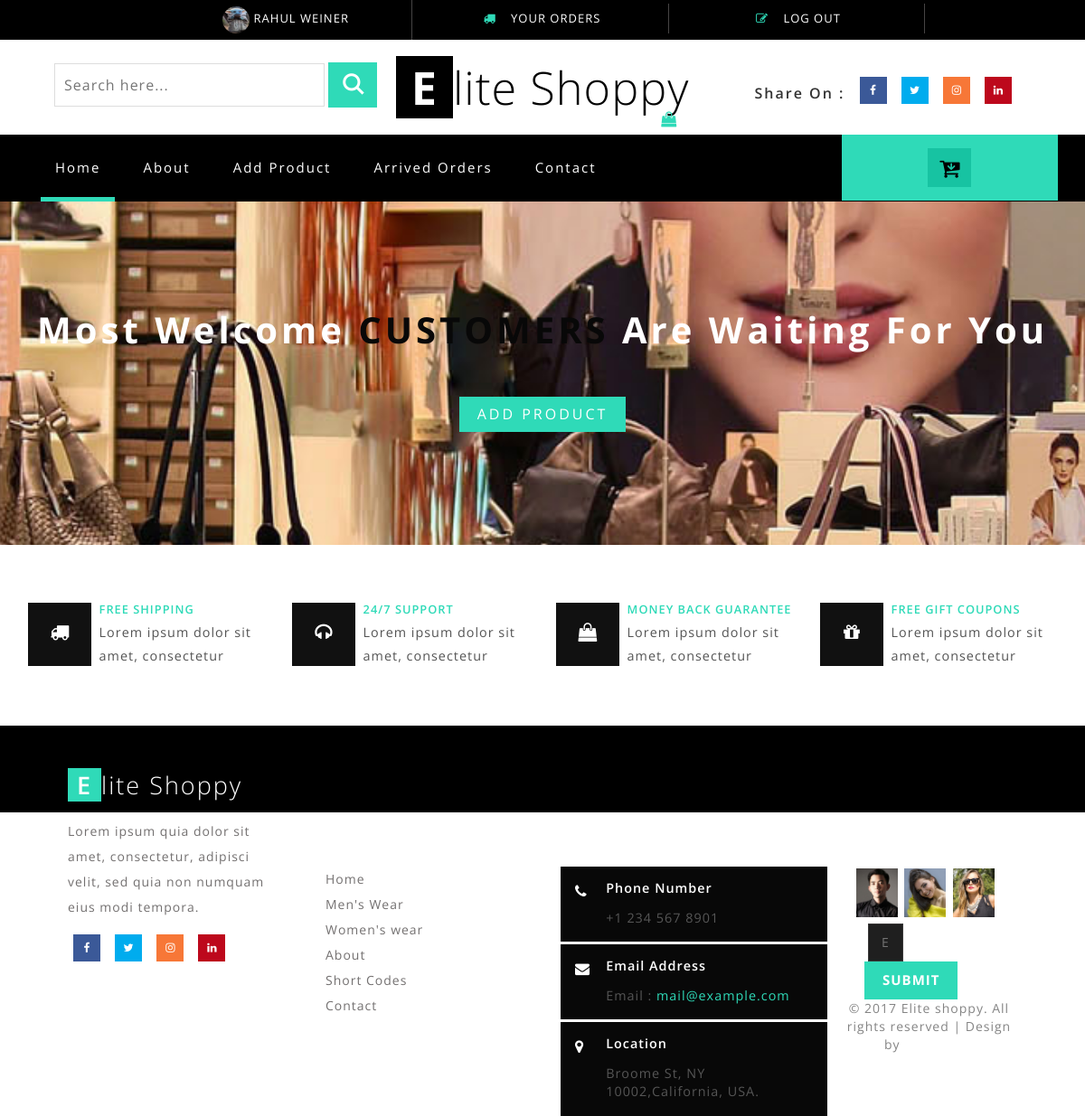
Page /seller/index/ (signed in) on the committed database.
### seller/models.py (models this page shows, shortened)
class Seller(models.Model):
    first_name = models.CharField(max_length = 20)
    last_name = models.CharField(max_length = 20)
    address = models.TextField(max_length = 200)
    email = models.EmailField(unique=True)
    mobile = models.CharField(max_length = 15)
    password = models.CharField(max_length = 50)
    pic = models.FileField(upload_to= "seller_profile", default="avtar.webp")
    dob = models.DateField(null= True ,blank=True)
    gender = models.CharField(max_length = 10)

### seller/views.py (the view)
# urls.py: path("index/",views.seller_index,name="seller_index"),
def seller_index(request):
    try:
        seller_obj = Seller.objects.get(email=request.session["email"])
        return render(request, "seller_index.html",{"seller_obj": seller_obj })
    except:
        return render(request,"seller_index.html")

### seller/templates/seller_index.html (shortened to what this page needs)
{% load static %}
<!DOCTYPE html>
<html>
<head>
<link href="{% static 'css/bootstrap.css' %}" rel="stylesheet" type="text/css" media="all" />
<link href="{% static 'css/style.css' %}" rel="stylesheet" type="text/css" media="all" />
<link href="{% static 'css/font-awesome.css' %}" rel="stylesheet">
<link href="{% static 'css/easy-responsive-tabs.css' %}" rel='stylesheet' type='text/css'/>
</head>
<body>
<div class="header" id="home">
	<div class="container" style="text-align:center;">
		<ul>
			{% if seller_obj %}
		    <li>
				<a href="{% url 'seller_edit_profile' %}" class="text-white">
					<img style="height: 30px; width: 30px; border-radius:50%"
					 src="{{seller_obj.pic.url}}">    {{seller_obj.first_name| upper}} {{seller_obj.last_name| upper}}</a>
 			</li>
			    <li><i class="fa fa-truck" aria-hidden="true"></i> YOUR ORDERS</li>
				<li> <a href="{% url 'seller_logout' %}" data-toggle="modal" data-target="#myModal2"><i class="fa fa-pencil-square-o" aria-hidden="true"></i> LOG OUT</a></li>
			{% endif %}
		</ul>
	</div>
</div>
<div class="header-bot">
	<div class="header-bot_inner_wthreeinfo_header_mid">
		<div class="col-md-4 header-middle">
			<form action="#" method="post">
					<input type="search" name="search" placeholder="Search here..." required="">
					<input type="submit" value=" ">
			</form>
		</div>
			<div class="col-md-4 logo_agile">
				<h1><a href="{% url 'index' %}"><span>E</span>lite Shoppy <i class="fa fa-shopping-bag top_logo_agile_bag" aria-hidden="true"></i></a></h1>
			</div>
		<div class="col-md-4 agileits-social top_content">
						<ul class="social-nav model-3d-0 footer-social w3_agile_social">
						                                   <li class="share">Share On : </li>
															<li><a href="#" class="facebook">
																  <div class="front"><i class="fa fa-facebook" aria-hidden="true"></i></div>
																  <div class="back"></div></a></li>
															<li><a href="#" class="twitter">
																  <div class="front"><i class="fa fa-twitter" aria-hidden="true"></i></div>
																  <div class="back"></div></a></li>
															<li><a href="#" class="instagram">
																  <div class="front"><i class="fa fa-instagram" aria-hidden="true"></i></div>
																  <div class="back"></div></a></li>
															<li><a href="#" class="pinterest">
																  <div class="front"><i class="fa fa-linkedin" aria-hidden="true"></i></div>
																  <div class="back"></div></a></li>
														</ul>
		</div>
		<div class="clearfix"></div>
	</div>
</div>
<div class="ban-top">
	<div class="container">
		<div class="top_nav_left">
			<nav class="navbar navbar-default">
			  <div class="container-fluid">
				<div class="collapse navbar-collapse menu--shylock" id="bs-example-navbar-collapse-1">
				  <ul class="nav navbar-nav menu__list">
					<li class="active menu__item menu__item--current"><a class="menu__link" href="index.html">Home <span class="sr-only">(current)</span></a></li>
					<li class=" menu__item"><a class="menu__link" href="{% url 'about' %}">About</a></li>
					<li class=" menu__item"><a class="menu__link" href="{% url 'add_product' %}">Add Product</a></li>
					<li class=" menu__item"><a class="menu__link" href="{% url 'about' %}">Arrived Orders</a></li>
					<li class=" menu__item"><a class="menu__link" href="{% url 'contact' %}">Contact</a></li>
				  </ul>
				</div>
			  </div>
			</nav>
		</div>
		<div class="top_nav_right">
			<div class="wthreecartaits wthreecartaits2 cart cart box_1">
						<form action="#" method="post" class="last">
						<button class="w3view-cart" type="submit" name="submit" value=""><i class="fa fa-cart-arrow-down" aria-hidden="true"></i></button>
					</form>
						</div>
		</div>
		<div class="clearfix"></div>
	</div>
</div>
</body>
</html>
												<div class="sale-w3ls">
													<div class="container">
														<h6>Most Welcome <span>CUSTOMERS</span> Are Waiting For You</h6>
														<a class="hvr-outline-out button2" href="{% url 'add_product' %}">ADD PRODUCT </a>
													</div>
												</div>
											<div class="coupons">
												<div class="coupons-grids text-center">
													<div class="w3layouts_mail_grid">
														<div class="col-md-3 w3layouts_mail_grid_left">
															<div class="w3layouts_mail_grid_left1 hvr-radial-out">
																<i class="fa fa-truck" aria-hidden="true"></i>
															</div>
															<div class="w3layouts_mail_grid_left2">
																<h3>FREE SHIPPING</h3>
																<p>Lorem ipsum dolor sit amet, consectetur</p>
															</div>
														</div>
														<div class="col-md-3 w3layouts_mail_grid_left">
															<div class="w3layouts_mail_grid_left1 hvr-radial-out">
																<i class="fa fa-headphones" aria-hidden="true"></i>
															</div>
															<div class="w3layouts_mail_grid_left2">
																<h3>24/7 SUPPORT</h3>
																<p>Lorem ipsum dolor sit amet, consectetur</p>
															</div>
														</div>
														<div class="col-md-3 w3layouts_mail_grid_left">
															<div class="w3layouts_mail_grid_left1 hvr-radial-out">
																<i class="fa fa-shopping-bag" aria-hidden="true"></i>
															</div>
															<div class="w3layouts_mail_grid_left2">
																<h3>MONEY BACK GUARANTEE</h3>
																<p>Lorem ipsum dolor sit amet, consectetur</p>
															</div>
														</div>
															<div class="col-md-3 w3layouts_mail_grid_left">
															<div class="w3layouts_mail_grid_left1 hvr-radial-out">
																<i class="fa fa-gift" aria-hidden="true"></i>
															</div>
															<div class="w3layouts_mail_grid_left2">
																<h3>FREE GIFT COUPONS</h3>
																<p>Lorem ipsum dolor sit amet, consectetur</p>
															</div>
														</div>
														<div class="clearfix"> </div>
													</div>
												</div>
											</div>
											<div class="footer">
											<div class="footer_agile_inner_info_w3l">
												<div class="col-md-3 footer-left">
													<h2><a href="index.html"><span>E</span>lite Shoppy </a></h2>
													<p>Lorem ipsum quia dolor
													sit amet, consectetur, adipisci velit, sed quia non
													numquam eius modi tempora.</p>
													<ul class="social-nav model-3d-0 footer-social w3_agile_social two">
																									<li><a href="#" class="facebook">
																										  <div class="front"><i class="fa fa-facebook" aria-hidden="true"></i></div>
																										  <div class="back"></div></a></li>
																									<li><a href="#" class="twitter">
																										  <div class="front"><i class="fa fa-twitter" aria-hidden="true"></i></div>
																										  <div class="back"></div></a></li>
																									<li><a href="#" class="instagram">
																										  <div class="front"><i class="fa fa-instagram" aria-hidden="true"></i></div>
																										  <div class="back"></div></a></li>
																									<li><a href="#" class="pinterest">
																										  <div class="front"><i class="fa fa-linkedin" aria-hidden="true"></i></div>
																										  <div class="back"></div></a></li>
																								</ul>
												</div>
												<div class="col-md-9 footer-right">
													<div class="sign-grds">
														<div class="col-md-4 sign-gd">
															<h4>Our <span>Information</span> </h4>
															<ul>
																<li><a href="{% url 'index' %}">Home</a></li>
																<li><a href="{% url 'mens' %}">Men's Wear</a></li>
																<li><a href="{% url 'womens' %}">Women's wear</a></li>
																<li><a href="{% url 'about' %}">About</a></li>
																<li><a href="{% url 'typography' %}">Short Codes</a></li>
																<li><a href="{% url 'contact' %}">Contact</a></li>
															</ul>
														</div>
														<div class="col-md-5 sign-gd-two">
															<h4>Store <span>Information</span></h4>
															<div class="w3-address">
																<div class="w3-address-grid">
																	<div class="w3-address-left">
																		<i class="fa fa-phone" aria-hidden="true"></i>
																	</div>
																	<div class="w3-address-right">
																		<h6>Phone Number</h6>
																		<p>+1 234 567 8901</p>
																	</div>
																	<div class="clearfix"> </div>
																</div>
																<div class="w3-address-grid">
																	<div class="w3-address-left">
																		<i class="fa fa-envelope" aria-hidden="true"></i>
																	</div>
																	<div class="w3-address-right">
																		<h6>Email Address</h6>
																		<p>Email :<a href="mailto:example@email.com"> mail@example.com</a></p>
																	</div>
																	<div class="clearfix"> </div>
																</div>
																<div class="w3-address-grid">
																	<div class="w3-address-left">
																		<i class="fa fa-map-marker" aria-hidden="true"></i>
																	</div>
																	<div class="w3-address-right">
																		<h6>Location</h6>
																		<p>Broome St, NY 10002,California, USA.
																		</p>
																	</div>
																	<div class="clearfix"> </div>
																</div>
															</div>
														</div>
														<div class="col-md-3 sign-gd flickr-post">
															<h4>Flickr <span>Posts</span></h4>
															<ul>
																<li><a href="{% url 'single' %}"><img src="{% static 'images/t1.jpg' %}" alt=" " class="img-responsive" /></a></li>
																<li><a href="{% url 'single' %}"><img src="{% static 'images/t2.jpg' %}" alt=" " class="img-responsive" /></a></li>
																<li><a href="{% url 'single' %}"><img src="{% static 'images/t3.jpg' %}" alt=" " class="img-responsive" /></a></li>
														<div class="col-sm-6 newsright">
															<form action="#" method="post">
																<input type="email" placeholder="Enter your email..." name="email" required="">
																<input type="submit" value="Submit">
															</form>
														</div>
												</div>
													<p class="copy-right">&copy 2017 Elite shoppy. All rights reserved | Design by <a href="http://w3layouts.com/">W3layouts</a></p>
												</div>
											</div>

### buyer/static/css/easy-responsive-tabs.css (style rules this page uses)
body { margin: 0px; padding: 0px; }
ul.resp-tabs-list, p { margin: 0px; padding: 0px; }

### rows in the picture
Seller: pic (picture), first_name "RAHUL", last_name "WEINER"
